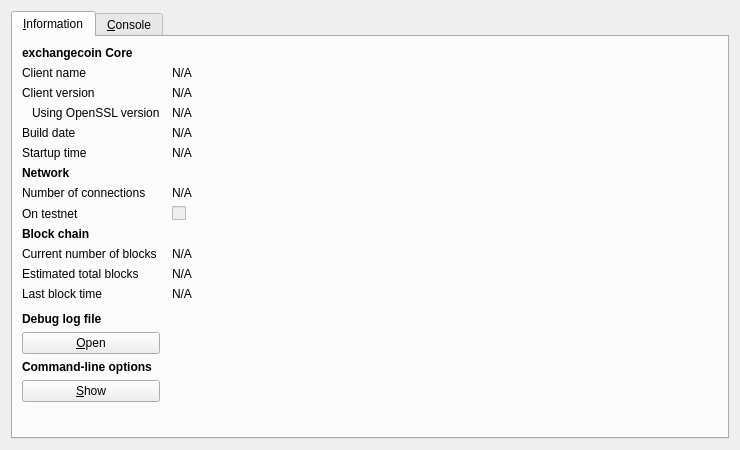
<?xml version="1.0" encoding="UTF-8"?>
<ui version="4.0">
 <class>RPCConsole</class>
 <widget class="QDialog" name="RPCConsole">
  <property name="geometry">
   <rect>
    <x>0</x>
    <y>0</y>
    <width>740</width>
    <height>450</height>
   </rect>
  </property>
  <property name="windowTitle">
   <string>exchangecoin - Debug window</string>
  </property>
  <layout class="QVBoxLayout" name="verticalLayout_2">
   <item>
    <widget class="QTabWidget" name="tabWidget">
     <property name="currentIndex">
      <number>0</number>
     </property>
     <widget class="QWidget" name="tab_info">
      <attribute name="title">
       <string>&amp;Information</string>
      </attribute>
      <layout class="QGridLayout" name="gridLayout" columnstretch="0,1">
       <property name="horizontalSpacing">
        <number>12</number>
       </property>
       <item row="0" column="0">
        <widget class="QLabel" name="label_9">
         <property name="font">
          <font>
           <weight>75</weight>
           <bold>true</bold>
          </font>
         </property>
         <property name="text">
          <string>exchangecoin Core</string>
         </property>
        </widget>
       </item>
       <item row="1" column="0">
        <widget class="QLabel" name="label_5">
         <property name="text">
          <string>Client name</string>
         </property>
        </widget>
       </item>
       <item row="1" column="1">
        <widget class="QLabel" name="clientName">
         <property name="cursor">
          <cursorShape>IBeamCursor</cursorShape>
         </property>
         <property name="text">
          <string>N/A</string>
         </property>
         <property name="textFormat">
          <enum>Qt::PlainText</enum>
         </property>
         <property name="textInteractionFlags">
          <set>Qt::LinksAccessibleByMouse|Qt::TextSelectableByKeyboard|Qt::TextSelectableByMouse</set>
         </property>
        </widget>
       </item>
       <item row="2" column="0">
        <widget class="QLabel" name="label_6">
         <property name="text">
          <string>Client version</string>
         </property>
        </widget>
       </item>
       <item row="2" column="1">
        <widget class="QLabel" name="clientVersion">
         <property name="cursor">
          <cursorShape>IBeamCursor</cursorShape>
         </property>
         <property name="text">
          <string>N/A</string>
         </property>
         <property name="textFormat">
          <enum>Qt::PlainText</enum>
         </property>
         <property name="textInteractionFlags">
          <set>Qt::LinksAccessibleByMouse|Qt::TextSelectableByKeyboard|Qt::TextSelectableByMouse</set>
         </property>
        </widget>
       </item>
       <item row="3" column="0">
        <widget class="QLabel" name="label_14">
         <property name="text">
          <string>Using OpenSSL version</string>
         </property>
         <property name="indent">
          <number>10</number>
         </property>
        </widget>
       </item>
       <item row="3" column="1">
        <widget class="QLabel" name="openSSLVersion">
         <property name="cursor">
          <cursorShape>IBeamCursor</cursorShape>
         </property>
         <property name="text">
          <string>N/A</string>
         </property>
         <property name="textFormat">
          <enum>Qt::PlainText</enum>
         </property>
         <property name="textInteractionFlags">
          <set>Qt::LinksAccessibleByMouse|Qt::TextSelectableByKeyboard|Qt::TextSelectableByMouse</set>
         </property>
        </widget>
       </item>
       <item row="4" column="0">
        <widget class="QLabel" name="label_12">
         <property name="text">
          <string>Build date</string>
         </property>
        </widget>
       </item>
       <item row="4" column="1">
        <widget class="QLabel" name="buildDate">
         <property name="cursor">
          <cursorShape>IBeamCursor</cursorShape>
         </property>
         <property name="text">
          <string>N/A</string>
         </property>
         <property name="textFormat">
          <enum>Qt::PlainText</enum>
         </property>
         <property name="textInteractionFlags">
          <set>Qt::LinksAccessibleByMouse|Qt::TextSelectableByKeyboard|Qt::TextSelectableByMouse</set>
         </property>
        </widget>
       </item>
       <item row="5" column="0">
        <widget class="QLabel" name="label_13">
         <property name="text">
          <string>Startup time</string>
         </property>
        </widget>
       </item>
       <item row="5" column="1">
        <widget class="QLabel" name="startupTime">
         <property name="cursor">
          <cursorShape>IBeamCursor</cursorShape>
         </property>
         <property name="text">
          <string>N/A</string>
         </property>
         <property name="textFormat">
          <enum>Qt::PlainText</enum>
         </property>
         <property name="textInteractionFlags">
          <set>Qt::LinksAccessibleByMouse|Qt::TextSelectableByKeyboard|Qt::TextSelectableByMouse</set>
         </property>
        </widget>
       </item>
       <item row="6" column="0">
        <widget class="QLabel" name="label_11">
         <property name="font">
          <font>
           <weight>75</weight>
           <bold>true</bold>
          </font>
         </property>
         <property name="text">
          <string>Network</string>
         </property>
        </widget>
       </item>
       <item row="7" column="0">
        <widget class="QLabel" name="label_7">
         <property name="text">
          <string>Number of connections</string>
         </property>
        </widget>
       </item>
       <item row="7" column="1">
        <widget class="QLabel" name="numberOfConnections">
         <property name="cursor">
          <cursorShape>IBeamCursor</cursorShape>
         </property>
         <property name="text">
          <string>N/A</string>
         </property>
         <property name="textFormat">
          <enum>Qt::PlainText</enum>
         </property>
         <property name="textInteractionFlags">
          <set>Qt::LinksAccessibleByMouse|Qt::TextSelectableByKeyboard|Qt::TextSelectableByMouse</set>
         </property>
        </widget>
       </item>
       <item row="8" column="0">
        <widget class="QLabel" name="label_8">
         <property name="text">
          <string>On testnet</string>
         </property>
        </widget>
       </item>
       <item row="8" column="1">
        <widget class="QCheckBox" name="isTestNet">
         <property name="enabled">
          <bool>false</bool>
         </property>
         <property name="text">
          <string/>
         </property>
        </widget>
       </item>
       <item row="9" column="0">
        <widget class="QLabel" name="label_10">
         <property name="font">
          <font>
           <weight>75</weight>
           <bold>true</bold>
          </font>
         </property>
         <property name="text">
          <string>Block chain</string>
         </property>
        </widget>
       </item>
       <item row="10" column="0">
        <widget class="QLabel" name="label_3">
         <property name="text">
          <string>Current number of blocks</string>
         </property>
        </widget>
       </item>
       <item row="10" column="1">
        <widget class="QLabel" name="numberOfBlocks">
         <property name="cursor">
          <cursorShape>IBeamCursor</cursorShape>
         </property>
         <property name="text">
          <string>N/A</string>
         </property>
         <property name="textFormat">
          <enum>Qt::PlainText</enum>
         </property>
         <property name="textInteractionFlags">
          <set>Qt::LinksAccessibleByMouse|Qt::TextSelectableByKeyboard|Qt::TextSelectableByMouse</set>
         </property>
        </widget>
       </item>
       <item row="11" column="0">
        <widget class="QLabel" name="label_4">
         <property name="text">
          <string>Estimated total blocks</string>
         </property>
        </widget>
       </item>
       <item row="11" column="1">
        <widget class="QLabel" name="totalBlocks">
         <property name="cursor">
          <cursorShape>IBeamCursor</cursorShape>
         </property>
         <property name="text">
          <string>N/A</string>
         </property>
         <property name="textFormat">
          <enum>Qt::PlainText</enum>
         </property>
         <property name="textInteractionFlags">
          <set>Qt::LinksAccessibleByMouse|Qt::TextSelectableByKeyboard|Qt::TextSelectableByMouse</set>
         </property>
        </widget>
       </item>
       <item row="12" column="0">
        <widget class="QLabel" name="label_2">
         <property name="text">
          <string>Last block time</string>
         </property>
        </widget>
       </item>
       <item row="12" column="1">
        <widget class="QLabel" name="lastBlockTime">
         <property name="cursor">
          <cursorShape>IBeamCursor</cursorShape>
         </property>
         <property name="text">
          <string>N/A</string>
         </property>
         <property name="textFormat">
          <enum>Qt::PlainText</enum>
         </property>
         <property name="textInteractionFlags">
          <set>Qt::LinksAccessibleByMouse|Qt::TextSelectableByKeyboard|Qt::TextSelectableByMouse</set>
         </property>
        </widget>
       </item>
       <item row="13" column="0">
        <spacer name="verticalSpacer_2">
         <property name="orientation">
          <enum>Qt::Vertical</enum>
         </property>
         <property name="sizeHint" stdset="0">
          <size>
           <width>20</width>
           <height>20</height>
          </size>
         </property>
        </spacer>
       </item>
       <item row="14" column="0">
        <widget class="QLabel" name="labelDebugLogfile">
         <property name="font">
          <font>
           <weight>75</weight>
           <bold>true</bold>
          </font>
         </property>
         <property name="text">
          <string>Debug log file</string>
         </property>
        </widget>
       </item>
       <item row="15" column="0">
        <widget class="QPushButton" name="openDebugLogfileButton">
         <property name="toolTip">
          <string>Open the exchangecoin debug log file from the current data directory. This can take a few seconds for large log files.</string>
         </property>
         <property name="text">
          <string>&amp;Open</string>
         </property>
         <property name="autoDefault">
          <bool>false</bool>
         </property>
        </widget>
       </item>
       <item row="16" column="0">
        <widget class="QLabel" name="labelCLOptions">
         <property name="font">
          <font>
           <weight>75</weight>
           <bold>true</bold>
          </font>
         </property>
         <property name="text">
          <string>Command-line options</string>
         </property>
        </widget>
       </item>
       <item row="17" column="0">
        <widget class="QPushButton" name="showCLOptionsButton">
         <property name="toolTip">
          <string>Show the exchangecoin-Qt help message to get a list with possible exchangecoin command-line options.</string>
         </property>
         <property name="text">
          <string>&amp;Show</string>
         </property>
         <property name="autoDefault">
          <bool>false</bool>
         </property>
        </widget>
       </item>
       <item row="18" column="0">
        <spacer name="verticalSpacer">
         <property name="orientation">
          <enum>Qt::Vertical</enum>
         </property>
         <property name="sizeHint" stdset="0">
          <size>
           <width>20</width>
           <height>40</height>
          </size>
         </property>
        </spacer>
       </item>
      </layout>
     </widget>
     <widget class="QWidget" name="tab_console">
      <attribute name="title">
       <string>&amp;Console</string>
      </attribute>
      <layout class="QVBoxLayout" name="verticalLayout_3">
       <property name="spacing">
        <number>3</number>
       </property>
       <item>
        <widget class="QTextEdit" name="messagesWidget">
         <property name="minimumSize">
          <size>
           <width>0</width>
           <height>100</height>
          </size>
         </property>
         <property name="readOnly">
          <bool>true</bool>
         </property>
         <property name="tabKeyNavigation" stdset="0">
          <bool>false</bool>
         </property>
         <property name="columnCount" stdset="0">
          <number>2</number>
         </property>
        </widget>
       </item>
       <item>
        <layout class="QHBoxLayout" name="horizontalLayout">
         <property name="spacing">
          <number>3</number>
         </property>
         <item>
          <widget class="QLabel" name="label">
           <property name="text">
            <string notr="true">&gt;</string>
           </property>
          </widget>
         </item>
         <item>
          <widget class="QLineEdit" name="lineEdit"/>
         </item>
         <item>
          <widget class="QPushButton" name="clearButton">
           <property name="maximumSize">
            <size>
             <width>24</width>
             <height>24</height>
            </size>
           </property>
           <property name="toolTip">
            <string>Clear console</string>
           </property>
           <property name="text">
            <string/>
           </property>
           <property name="icon">
            <iconset resource="../bitcoin.qrc">
             <normaloff>:/icons/remove</normaloff>:/icons/remove</iconset>
           </property>
           <property name="shortcut">
            <string notr="true">Ctrl+L</string>
           </property>
           <property name="autoDefault">
            <bool>false</bool>
           </property>
          </widget>
         </item>
        </layout>
       </item>
      </layout>
     </widget>
    </widget>
   </item>
  </layout>
 </widget>
 <resources>
  <include location="../bitcoin.qrc"/>
 </resources>
 <connections/>
</ui>
